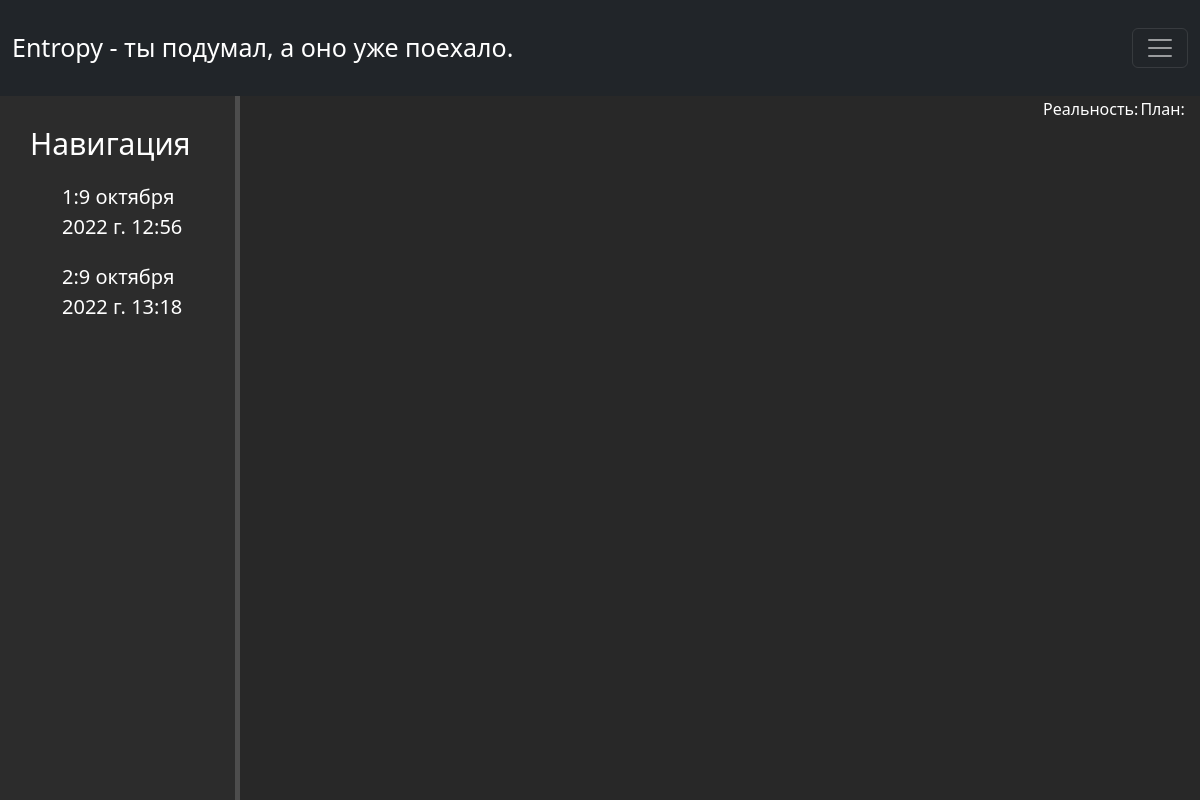
The app's page /geo (signed in), older data.
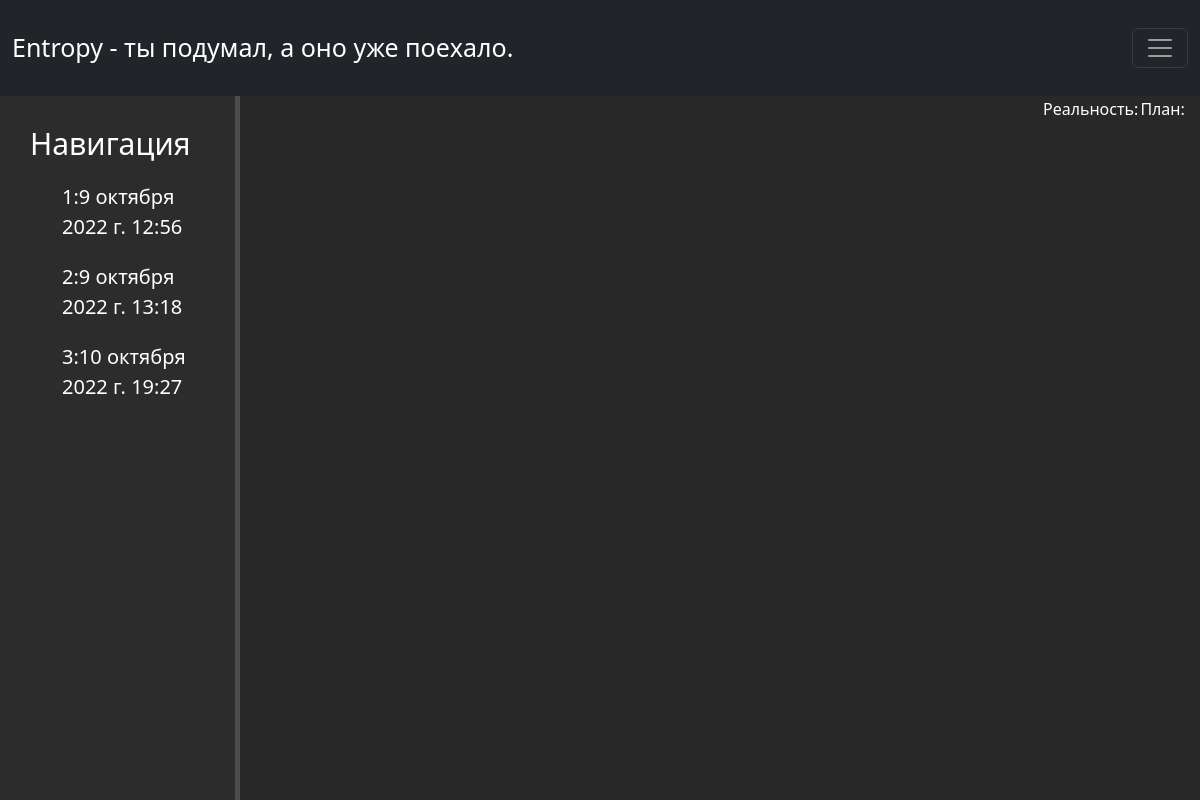
The same page, newer data.
### main/models.py (models this page shows, shortened)
class Geom(models.Model):
    ids = models.IntegerField(default=0, name="ids")
    keypoints = models.TextField(max_length=20000, name="keypoints", default="")
    keypointsplaned = models.TextField(max_length=20000, name="keypointsplaned", default="")
    datekey = models.DateTimeField(default=datetime.datetime.now())
    numpoints = models.IntegerField(default=0, name="numpoints")
    numpointspl = models.IntegerField(default=0, name="numpointspl")
    class Meta:
        verbose_name = "История"
        verbose_name_plural = "История"

### main/views.py (the view)
# urls.py: path('geo', views.geo, name='geo'),
@login_required(login_url='home')
def geo(request):
    if request.method == 'GET' and request.GET.get('ids') is not None:
        idnum = int(request.GET.get('ids'))
        data = Geom.objects.get(ids=idnum)
        return HttpResponse(data.keypoints+"*"+data.keypointsplaned)
    else:
        data = Geom.objects.all()
        return render(request, 'main/geo.html', {'data': data})

### main/templates/main/geo.html (shortened to what this page needs)
{% extends 'base.html' %}
{% load static %}
{% block head %}
<link href="{% static "/main.css" %}" rel="stylesheet">
<link href="https://use.fontawesome.com/releases/v5.8.2/css/all.css" rel="stylesheet">
{% endblock head %}
{% block body %}
<geo>
    <aside>
        <h3>Навигация</h3>
        <ul>
            {% for i in data %}
            <a onClick="draw({{ i.ids }})"><li>{{ i.ids }}:{{ i.datekey }}</li></a>
            {% endfor %}
        </ul>
    </aside>
    <main>
        <table>
            <td valign="top"><div id="ymapid"></div></td>
            <td valign="top"><p4>Реальность:</p4><ul id="menu"></ul></td>
            <td valign="top" style="list-style: none;"><p4>План:</p4><ul id="menul" style="list-style: none;"></ul></td>
        </table>
    </main>
</geo>
{% endblock body %}

Row changes from the older to the newer data that the page shows:
added Geom: ids "3", datekey "10 октября 2022 г. 19:27"
